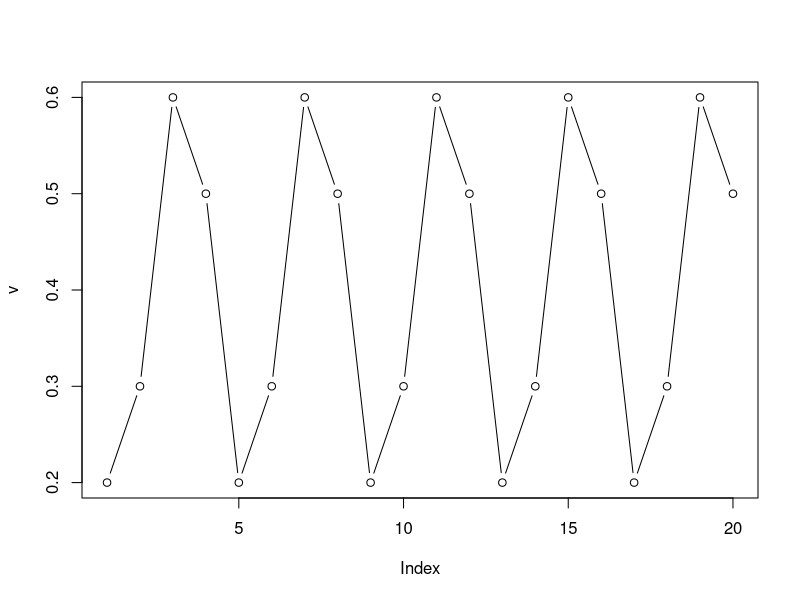
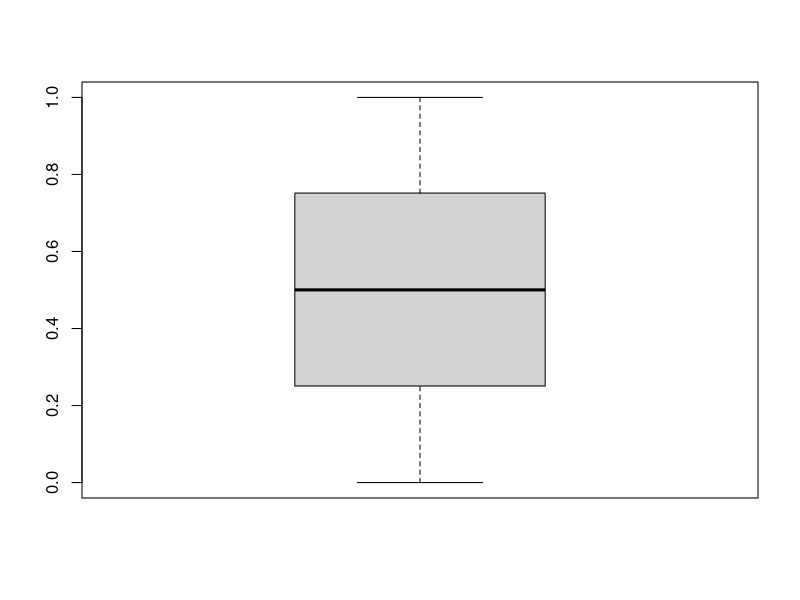
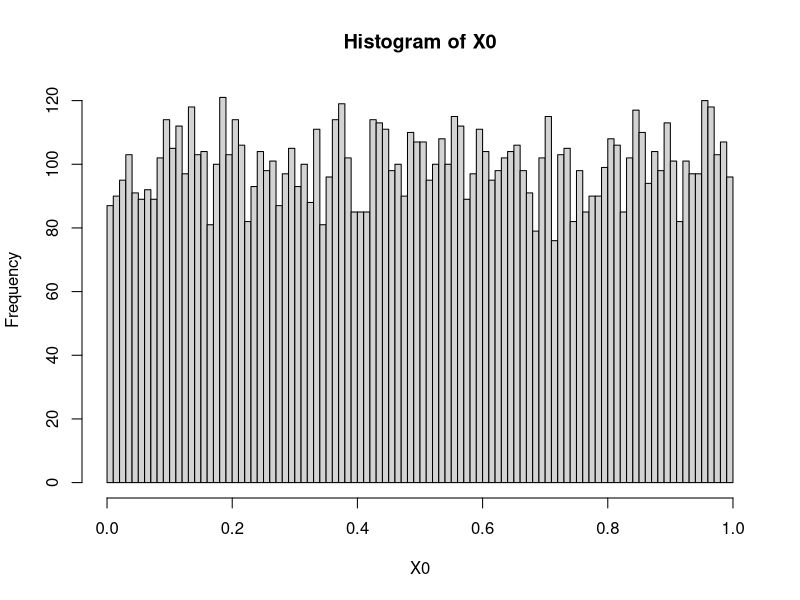
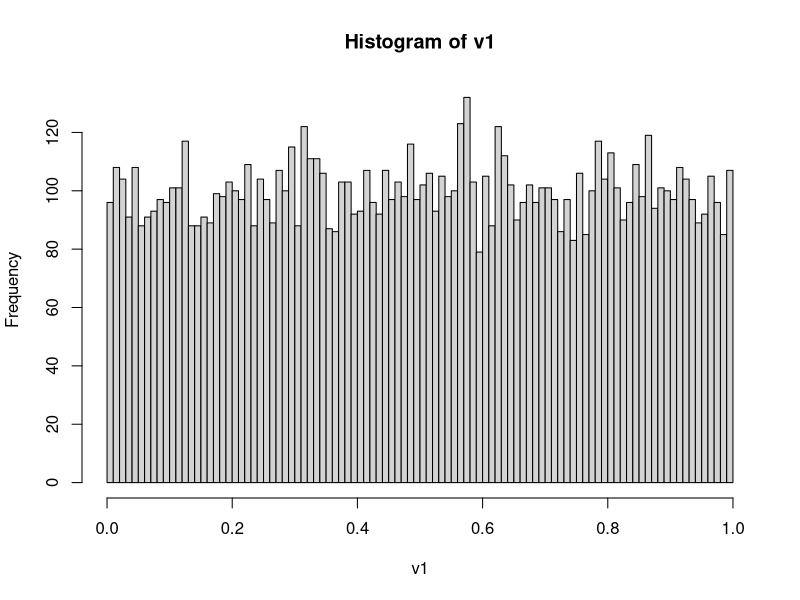
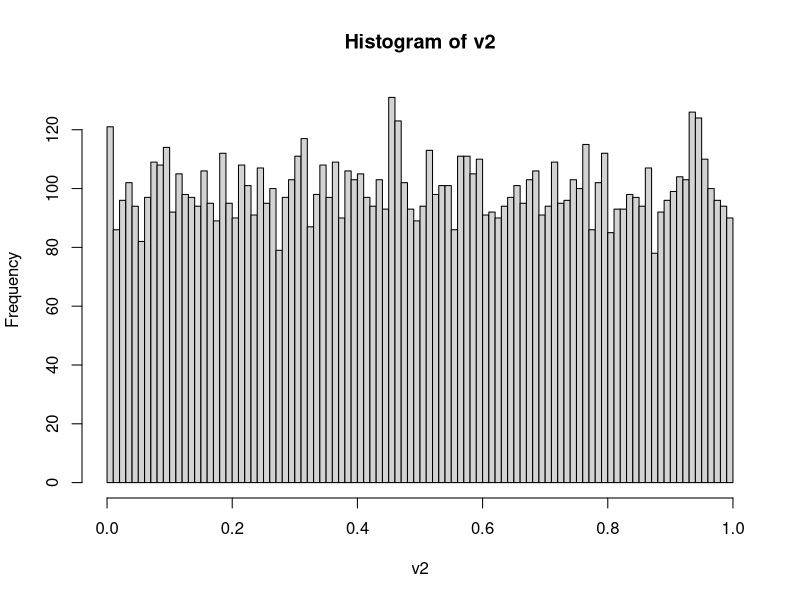
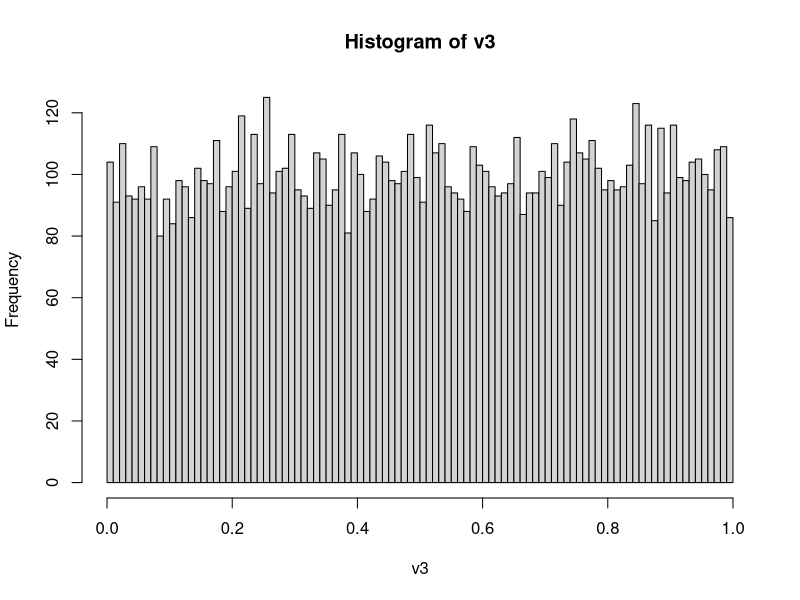
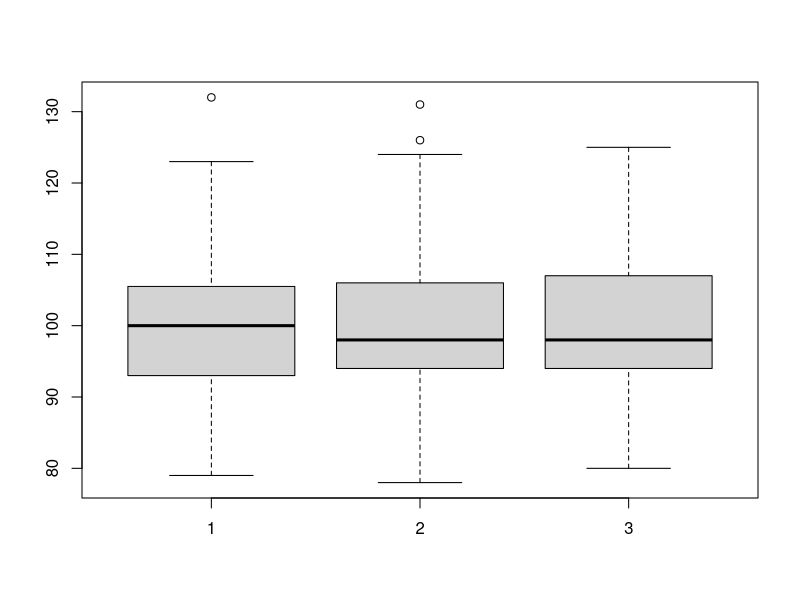
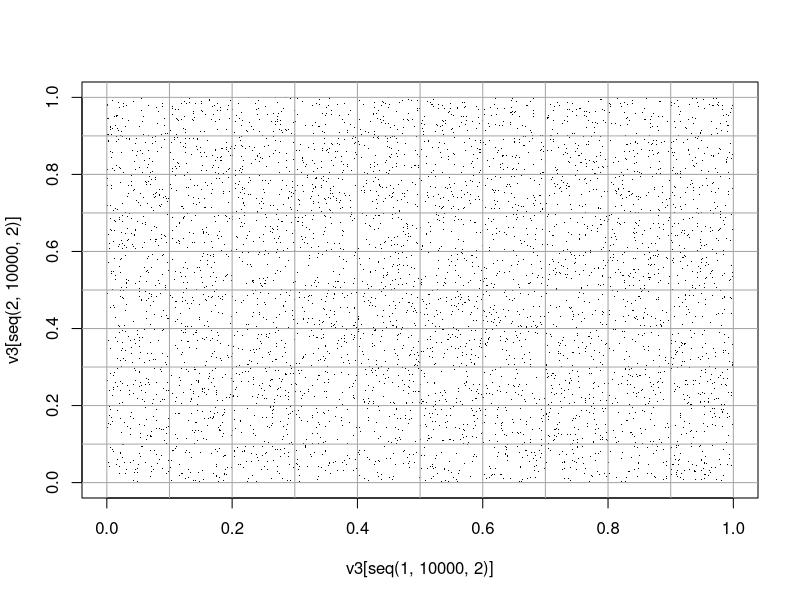

Recreate these plots in R, in order.
#Geradores congruenciais

#definamos:
#X_n+1=(A*X_n+B)%%m   
#Un= X_n/m          
# | X_0: valor inicial
# | A,B: numeros "grandes"

# m=10 ; A=10 ; B=17 ; X_0=2
X_p <- function(X_n) (103*X_n+17)%%10
X_p(5)

geradora <- function(n,X_0){
  X<- numeric(n)
  X[1]<- X_0
  for(i in 2:n){
    X_0 <- X_p(X_0)
    X[i] <- X_0
  }
  return(X/10)
}

v <- geradora(20, 2)
plot(v,type="b")

# m=2^31 ; A= 65539 ; B=0; X_0=2
X_p2 <- function(X_n) (65539*X_n)%%2^31
geradora2 <- function(n,X_i){
  X<- numeric(n)
  X[1]<- X_i
  for(i in 2:n){
    X_i <- X_p2(X_i)
    X[i] <- X_i
  }
  return(X/(2^31))
}

v<-geradora2(1E5,2)
sum(duplicated(v))
boxplot(v)

X0 <- runif(1E4)
obj<- hist(X0,freq=T,breaks=100)
obj$counts

# m=2^32 ; A=1664525 ; B= 1013904223 ; X_0=2

X_p3 <- function(X_n) (1664525*X_n+1013904223)%%2^32
geradora3 <- function(n,X_i){
  X<- numeric(n)
  X[1]<- X_i
  for(i in 2:n){
    X_i <- X_p3(X_i)
    X[i] <- X_i
  }
  return(X/(2^32))
}
v1 <- geradora2(1E4,2)
v2<-geradora3(1E4,2)

#runif
set.seed(666)
v3 <- runif(1E4)
obj1<- hist(v1,breaks=100)
obj2<- hist(v2,breaks=100)
obj3 <- hist(v3,breaks=100)

c1 <- obj1$counts
c2<- obj2$counts
c3 <- obj3$counts
boxplot(c1,c2,c3)

v1 <- geradora2(2E4,2)
v2<-geradora3(2E4,2)

## AMOSTRA RUNIF ----
set.seed(666)
v3 <- runif(2E4)
#c3 <- hist(v3,breaks=100)$counts

plot(x=v3[seq(1,1E4,2)],y=v3[seq(2,1E4,2)],pch=".")
abline(h=seq(0,1,.1), v=seq(0,1,0.1),col="grey65")
cutPar <- cut(v3[(1:1E4)*2],breaks=0:10/10,include.lowest = T)
cutImp <- cut(v3[(1:1E4)*2-1],breaks=0:10/10,include.lowest = T)
tabela <- table(cutImp,cutPar)

## Grafico com o numero de pontos em cada casela
plot(x=v3[seq(1,1E4,2)],y=v3[seq(2,1E4,2)],pch=".")
pos<-seq(0.05,1,0.1)
for(i in 1:10){
  for(j in 1:10){
    text(pos[i],pos[j],labels=tabela[i,j],cex=0.85,font=2)
  }
}
abline(h=seq(0,1,.1), v=seq(0,1,0.1),col="grey65")
##

boxplot(tabela)

#####-------------------------------------------#####
#Teste de hipótese com a tabela de contingencia
#H0: variaveis independentes
#H1: as variaveis se relacionam de alguma forma
#estatistica de teste qui quadrado: 
#X2 = (soma de todas as caselas - valor esperado de cada casela)^2/valor esperado de cada casela
####--------------------------------------------#####

X2 <- sum((tabela-100)**2/100)
#pvalor
pchisq(107.22, df=99)
#p=0.73, portanto nao se rejeita H0

#funcao de distribuicao acumulada empirica
set.seed(666)
vet2 <- runif(1E3)
empirica <- ecdf(vet2)
plot(empirica,verticals=T)
curve(punif,from=0,to=1,add=T,lwd=2,col="blue")

#teste de komolgorov-smirnov
# com vet2
ks.test(vet2,"punif")
##

set.seed(666)
vet3 <- runif(50)
empirica3 <- ecdf(vet3)
plot(empirica3,verticals=T)
curve(punif,from=0,to=1,add=T,lwd=2,col="blue")

ks<-ks.test(vet3,punif)
ks$p.value

############
# -repetir 1000 vezes a geracao de amostras de n=50 valores
# da uniforme (das 3 funcoes geradoras) e fazer um histograma
# de densidade dos resultados
# -cores no grid quadrado
############

#cores no grid usando hexbin
library(hexbin)
plot(hexbin(v3[(1:1E4)*2-1],v3[(1:1E4)*2],xbins=10,ybnds=c(0,1),xbnds=c(0,1)),
     xlab="Índices Ímpares",ylab="Índices Pares")

#cores no grid usando R base ----
pos<-seq(0,1,0.1)
plot(0,type="n",xlim=0:1,ylim=0:1,xlab="",ylab="")
for(i in 1:10){
  for(j in 1:10){
    Cor<-paste0("grey",140-tabela[i,j])
    rect(pos[i],pos[j],pos[i]+.1,pos[j]+.1, col=Cor,border=Cor)
  }
}
points(x=v3[seq(1,1E4,2)],y=v3[seq(2,1E4,2)],pch=".")
pos<-seq(0.05,1,0.1)
for(i in 1:10){
  for(j in 1:10){
    text(pos[i],pos[j],labels=tabela[i,j],cex=0.85,font=2,col="white")
  }
}
abline(h=seq(0,1,.1), v=seq(0,1,0.1),col="grey65")